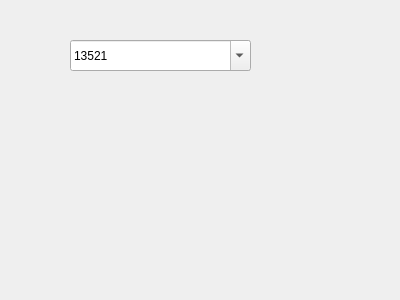
<?xml version="1.0" encoding="UTF-8"?>
<ui version="4.0">
 <class>Widget</class>
 <widget class="QWidget" name="Widget">
  <property name="geometry">
   <rect>
    <x>0</x>
    <y>0</y>
    <width>400</width>
    <height>300</height>
   </rect>
  </property>
  <property name="windowTitle">
   <string>Widget</string>
  </property>
  <widget class="QComboBox" name="comboBox">
   <property name="geometry">
    <rect>
     <x>70</x>
     <y>40</y>
     <width>181</width>
     <height>31</height>
    </rect>
   </property>
   <property name="editable">
    <bool>true</bool>
   </property>
   <property name="currentIndex">
    <number>2</number>
   </property>
   <item>
    <property name="text">
     <string>123456</string>
    </property>
   </item>
   <item>
    <property name="text">
     <string>2835832</string>
    </property>
   </item>
   <item>
    <property name="text">
     <string>13521</string>
    </property>
   </item>
  </widget>
 </widget>
 <layoutdefault spacing="6" margin="11"/>
 <resources/>
 <connections/>
</ui>
